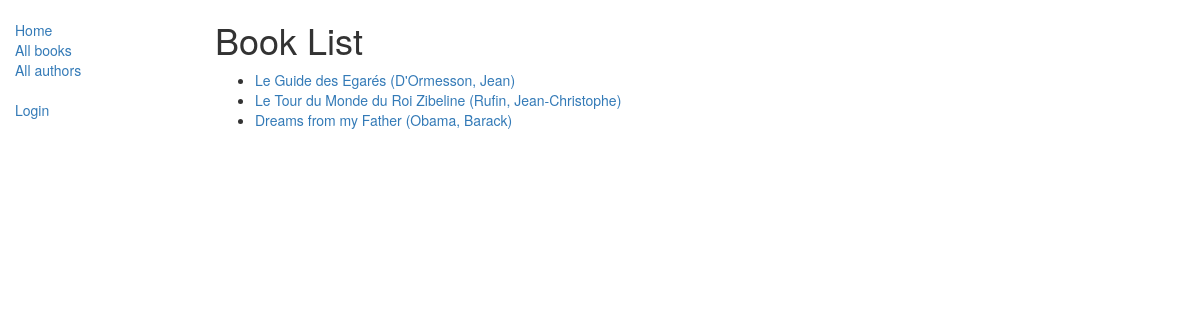
/catalog/books/, run on the app's committed database.
### catalog/models.py (models this page shows, shortened)
class Book(models.Model):
    title = models.CharField(max_length=200)
    author = models.ForeignKey('Author', on_delete=models.SET_NULL, null=True)
    summary = models.TextField(
        max_length=1000, help_text="Enter a brief description of the book")
    isbn = models.CharField(
        'ISBN', max_length=13, help_text='13 Character <a href="https://www.isbn-international.org/content/what-isbn">ISBN number</a>')
    genre = models.ManyToManyField(
        Genre, help_text="Select a genre for this book")
    language = models.ForeignKey(
        'Language', on_delete=models.SET_NULL, null=True)
    def get_absolute_url(self):
        return reverse('book-detail', args=[str(self.id)])

class Author(models.Model):
    first_name = models.CharField(max_length=100)
    last_name = models.CharField(max_length=100)
    date_of_birth = models.DateField('born', null=True, blank=True)
    date_of_death = models.DateField('died', null=True, blank=True)
    class Meta:
        ordering = ["last_name", "first_name"]
    def get_absolute_url(self):
        return reverse('author-detail', args=[str(self.id)])
    def __str__(self):
        return '{0}, {1}'.format(self.last_name, self.first_name)

### catalog/views.py (the view)
# urls.py: path('books/', views.BookListView.as_view(), name='books'),
class BookListView(generic.ListView):
    model = Book
    paginate_by = 10

### catalog/templates/catalog/book_list.html
{% extends "base_generic.html" %}
{% block content %}
    <h1>Book List</h1>
    {% if book_list %}
    <ul>
      {% for book in book_list %}
      <li>
        <a href="{{ book.get_absolute_url }}">{{ book.title }}</a> <a href="{{ book.author.get_absolute_url }}">({{book.author}})</a>
      </li>
      {% endfor %}
    </ul>
    {% else %}
      <p>There are no books in the library.</p>
    {% endif %}
{% endblock %}

### data on the page
Book: title "Le Guide des Egarés", author "D'Ormesson, Jean"
Book: title "Le Tour du Monde du Roi Zibeline", author "Rufin, Jean-Christophe"
Book: title "Dreams from my Father", author "Obama, Barack"
